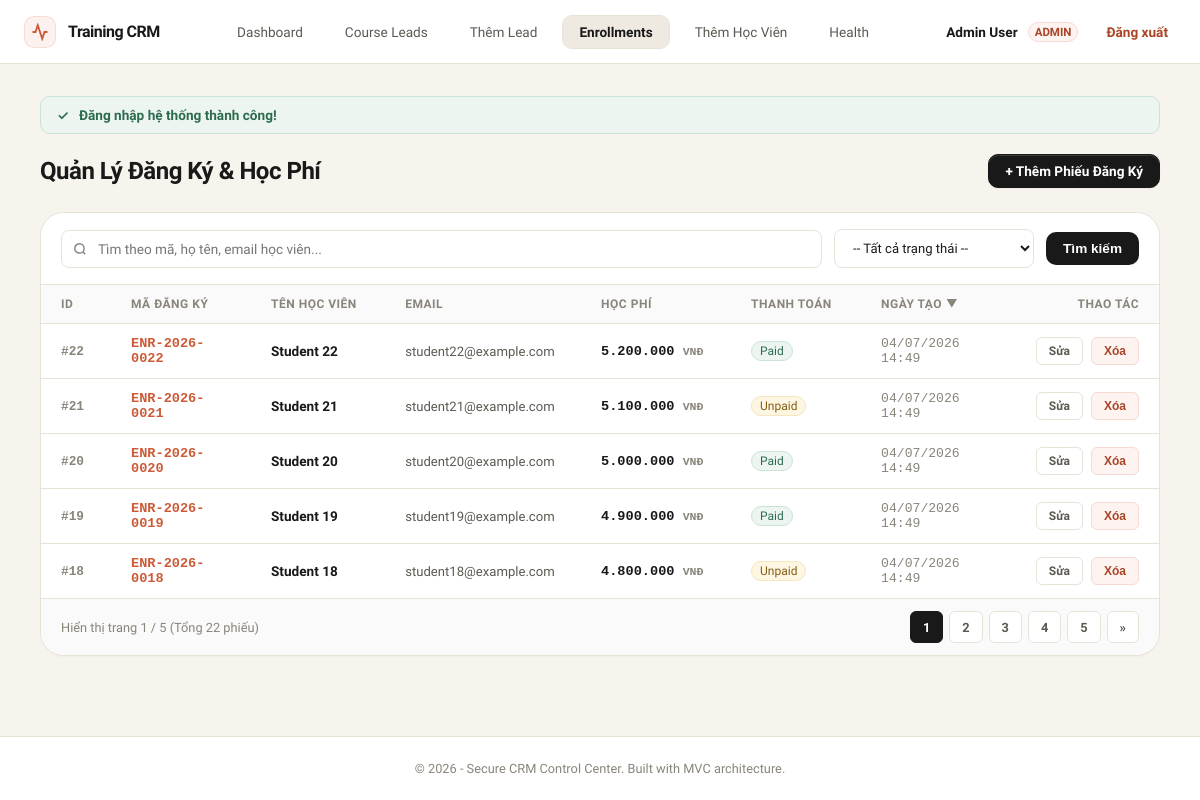
The page /enrollments (signed in) on the database its author committed.
### tables this page shows
CREATE TABLE enrollments (
    id INT AUTO_INCREMENT PRIMARY KEY,
    enrollment_code VARCHAR(50) NOT NULL UNIQUE,
    student_name VARCHAR(100) NOT NULL,
    student_email VARCHAR(150) DEFAULT NULL,
    course_fee DECIMAL(12, 2) NOT NULL DEFAULT 0.00,
    payment_status VARCHAR(50) DEFAULT 'unpaid',
    created_at TIMESTAMP DEFAULT CURRENT_TIMESTAMP,
    updated_at TIMESTAMP DEFAULT CURRENT_TIMESTAMP ON UPDATE CURRENT_TIMESTAMP,
    deleted_at TIMESTAMP NULL DEFAULT NULL,
    INDEX idx_enrollment_status (payment_status),
    INDEX idx_enrollment_code (enrollment_code),
    INDEX idx_enrollment_created (created_at)
);

### app/Core/helpers.php (called while the page is built, shortened)
<?php
if (!function_exists('e')) {
    function e(?string $value): string {
        return htmlspecialchars($value ?? '', ENT_QUOTES | ENT_SUBSTITUTE, 'UTF-8');
    }
}
if (!function_exists('render')) {
    function render(string $view, array $data = []): void {
        extract($data);
        require __DIR__ . '/../Views/' . $view . '.php';
        require __DIR__ . '/../Views/layouts/main.php';
    }
}

### app/Controllers/EnrollmentController.php (called while the page is built, shortened)
<?php
class EnrollmentController
{
    private EnrollmentService $service;
    public function __construct(EnrollmentService $service = null)
    {
        $this->service = $service ?? new EnrollmentService();
    }
    public function index(): void
    {
        $data = $this->service->getEnrollmentList($_GET);
        render('enrollments/index', array_merge(['title' => 'Quản Lý Đăng Ký & Học Phí'], $data));
    }
}

### public/index.php (called while the page is built, shortened)
<?php
spl_autoload_register(function ($class) {
    $prefix = 'App\\';
    $base_dir = __DIR__ . '/../app/';
    $len = strlen($prefix);
    $relative_class = substr($class, $len);
    $file = $base_dir . str_replace('\\', '/', $relative_class) . '.php';
});
require_once __DIR__ . '/../app/Core/helpers.php';
try {
    $router = new Router();
    $router->add('GET', '/', 'HomeController@index');
    $router->add('POST', '/leads/public-store', 'HomeController@publicStore');
    $router->add('GET', '/login', 'AuthController@login');
    $router->add('POST', '/login', 'AuthController@handleLogin');
    $router->add('POST', '/logout', 'AuthController@logout');
    $router->add('GET', '/dashboard', 'DashboardController@index');
    $router->add('GET', '/leads', 'LeadController@index');
    $router->add('GET', '/leads/create', 'LeadController@create');
    $router->add('POST', '/leads/store', 'LeadController@store');
    $router->add('GET', '/leads/edit', 'LeadController@edit');
    $router->add('POST', '/leads/update', 'LeadController@update');
    $router->add('POST', '/leads/delete', 'LeadController@delete');
    $router->add('GET', '/enrollments', 'EnrollmentController@index');
    $router->add('GET', '/enrollments/create', 'EnrollmentController@create');
    $router->add('POST', '/enrollments/store', 'EnrollmentController@store');
    $router->add('GET', '/enrollments/edit', 'EnrollmentController@edit');
    $router->add('POST', '/enrollments/update', 'EnrollmentController@update');
    $router->add('POST', '/enrollments/delete', 'EnrollmentController@delete');
    $router->add('GET', '/health', 'HealthController@index');
    $router->dispatch($_SERVER['REQUEST_METHOD'], $_SERVER['REQUEST_URI']);
} catch (\Throwable $e) {
    http_response_code(500);
    log_message("Exception: " . $e->getMessage() . "\n" . $e->getTraceAsString());
    $appConfig = file_exists(__DIR__ . '/../config/app.php') ? require __DIR__ . '/../config/app.php' : ['debug' => false];
    $errorMessage = ($appConfig['debug'] ?? false) ? $e->getMessage() : 'Đã có lỗi hệ thống xảy ra. Vui lòng liên hệ quản trị viên.';
    render('errors/500', [
        'title' => '500 Internal Error',
        'message' => $errorMessage
    ]);
}

### app/Repositories/EnrollmentRepository.php (called while the page is built, shortened)
<?php
class EnrollmentRepository
{
    private PDO $db;
    public function __construct(PDO $db = null)
    {
        $this->db = $db ?? \App\Core\Database::getInstance();
    }
    public function countAll(string $keyword = '', string $payment_status = ''): int
    {
        $sql = "SELECT COUNT(*) AS total FROM enrollments WHERE deleted_at IS NULL";
        $params = [];
        $stmt = $this->db->prepare($sql);
        $stmt->execute($params);
        return (int)($stmt->fetch()['total'] ?? 0);
    }
    public function getPaginated(string $keyword, string $payment_status, int $limit, int $offset, string $sort = 'created_at', string $direction = 'DESC'): array
    {
        $allowedSort = ['id', 'enrollment_code', 'student_name', 'student_email', 'course_fee', 'payment_status', 'created_at'];
        $direction = strtoupper($direction) === 'ASC' ? 'ASC' : 'DESC';
        $sql = "SELECT * FROM enrollments WHERE deleted_at IS NULL";
        $params = [];
        $sql .= " ORDER BY {$sort} {$direction} LIMIT :limit OFFSET :offset";
        $stmt = $this->db->prepare($sql);
        $stmt->bindValue(':limit', $limit, PDO::PARAM_INT);
        $stmt->bindValue(':offset', $offset, PDO::PARAM_INT);
        $stmt->execute();
        return $stmt->fetchAll();
    }
}

### config/database.php (called while the page is built)
<?php
return [
    'host'     => getenv('DB_HOST') ?: '127.0.0.1',
    'database' => getenv('DB_NAME') ?: 'training_crm',
    'username' => getenv('DB_USER') ?: 'root',
    'password' => getenv('DB_PASS') !== false ? getenv('DB_PASS') : 'root',
    'charset'  => 'utf8mb4',
];

### app/Core/Database.php (called while the page is built, shortened)
<?php
class Database
{
    private static ?PDO $instance = null;
    public static function getInstance(): PDO
    {
        if (self::$instance === null) {
            $config = require __DIR__ . '/../../config/database.php';
            $dsn = "mysql:host={$config['host']};dbname={$config['database']};charset={$config['charset']}";
            self::$instance = new PDO($dsn, $config['username'], $config['password'], [
                PDO::ATTR_ERRMODE => PDO::ERRMODE_EXCEPTION,
                PDO::ATTR_DEFAULT_FETCH_MODE => PDO::FETCH_ASSOC,
                PDO::ATTR_EMULATE_PREPARES => false,
            ]);
        }
        return self::$instance;
    }
}

### app/Services/EnrollmentService.php (called while the page is built, shortened)
<?php
class EnrollmentService
{
    private EnrollmentRepository $repo;
    public function __construct(EnrollmentRepository $repo = null)
    {
        $this->repo = $repo ?? new EnrollmentRepository();
    }
    public function getEnrollmentList(array $query): array
    {
        $keyword = trim($query['q'] ?? '');
        $payment_status = trim($query['payment_status'] ?? '');
        $page = max(1, (int)($query['page'] ?? 1));
        $perPage = 5;
        $sort = trim($query['sort'] ?? 'created_at');
        $direction = trim($query['direction'] ?? 'desc');
        $totalItems = $this->repo->countAll($keyword, $payment_status);
        $totalPages = max(1, (int)ceil($totalItems / $perPage));
        $page = min($page, $totalPages);
        $offset = ($page - 1) * $perPage;
        return [
            'enrollments' => $this->repo->getPaginated($keyword, $payment_status, $perPage, $offset, $sort, $direction),
            'keyword' => $keyword,
            'payment_status' => $payment_status,
            'page' => $page,
            'totalPages' => $totalPages,
            'totalItems' => $totalItems,
            'sort' => $sort,
            'direction' => $direction,
        ];
    }
}

### app/Views/enrollments/index.php (the view, shortened to what this page needs)
<div class="index-header">
    <h1><?= e($title) ?></h1>
    <a href="/enrollments/create" class="btn primary">+ Thêm Phiếu Đăng Ký</a>
</div>
<div class="data-card">
    <div class="data-card-header">
        <form method="GET" action="/enrollments" class="toolbar">
            <div class="search-input-group">
                <input type="text" name="q" value="<?= e($keyword) ?>" placeholder="Tìm theo mã, họ tên, email học viên...">
            </div>
            <div class="filter-group">
                <select name="payment_status">
                    <option value="">-- Tất cả trạng thái --</option>
                </select>
            </div>
            <button type="submit" class="btn btn-search">Tìm kiếm</button>
        </form>
    </div>
    <div class="table-core">
        <table>
            <thead>
                <tr>
                    <?php
                    $toggleDirection = ($direction === 'asc') ? 'desc' : 'asc';
                    $headers = [
                        'id' => 'ID',
                        'enrollment_code' => 'Mã Đăng Ký',
                        'student_name' => 'Tên Học Viên',
                        'student_email' => 'Email',
                        'course_fee' => 'Học Phí',
                        'payment_status' => 'Thanh Toán',
                        'created_at' => 'Ngày tạo'
                    ];
                    foreach ($headers as $col => $label):
                        $isActive = ($sort === $col);
                        $arrow = '';
                        if ($isActive) {
                            $arrow = ($direction === 'asc') ? ' ▲' : ' ▼';
                        }
                        $sortUrl = "/enrollments?q=" . urlencode($keyword) . "&payment_status=" . urlencode($payment_status) . "&sort={$col}&direction=" . ($isActive ? $toggleDirection : 'asc');
                        $thStyle = '';
                        if ($col === 'id') $thStyle = 'style="width: 70px; white-space: nowrap;"';
                        elseif ($col === 'enrollment_code') $thStyle = 'style="width: 140px; white-space: nowrap;"';
                        elseif ($col === 'student_name') $thStyle = 'style="white-space: nowrap;"';
                        elseif ($col === 'student_email') $thStyle = 'style="max-width: 220px; white-space: nowrap;"';
                        elseif ($col === 'course_fee') $thStyle = 'style="width: 150px; white-space: nowrap;"';
                        elseif ($col === 'payment_status') $thStyle = 'style="width: 130px; white-space: nowrap;"';
                        elseif ($col === 'created_at') $thStyle = 'style="width: 150px; white-space: nowrap;"';
                    ?>
                        <th <?= $thStyle ?>>
                            <a href="<?= $sortUrl ?>" style="color: inherit; text-decoration: none; display: flex; align-items: center; gap: 4px; white-space: nowrap;">
                                <?= e($label) ?><span style="font-size: 0.7rem;"><?= $arrow ?></span>
                            </a>
                        </th>
                    <?php endforeach; ?>
                    <th class="text-right">Thao tác</th>
                </tr>
            </thead>
            <tbody>
                <?php if (empty($enrollments)): ?>
                    <tr>
                        <td colspan="8" class="text-center text-muted" style="padding: 30px;">Không có dữ liệu phù hợp.</td>
                    </tr>
                <?php else: ?>
                    <?php foreach ($enrollments as $item): ?>
                        <tr>
                            <td style="font-family: var(--font-mono); font-size: 0.8rem; color: var(--text-muted); font-weight: 600;">#<?= e((string)$item['id']) ?></td>
                            <td style="font-family: var(--font-mono); font-weight: 700; color: var(--accent);"><?= e($item['enrollment_code']) ?></td>
                            <td style="white-space: nowrap; font-weight: 600; color: var(--text-main);"><?= e($item['student_name']) ?></td>
                            <td style="font-size: 0.82rem; color: var(--text-secondary); max-width: 220px; overflow: hidden; text-overflow: ellipsis; white-space: nowrap;" title="<?= e($item['student_email'] ?: '') ?>"><?= e($item['student_email'] ?: '-') ?></td>
                            <td style="font-family: var(--font-mono); font-weight: 700; color: var(--text-main);"><?= e(number_format($item['course_fee'], 0, ',', '.')) ?> <span style="font-size: 0.72rem; font-weight: 600; color: var(--text-muted);">VNĐ</span></td>
                            <td>
                                <?php
                                $statusClass = 'badge-other';
                                if ($item['payment_status'] === 'unpaid') $statusClass = 'badge-pending';
                                elseif ($item['payment_status'] === 'paid') $statusClass = 'badge-completed';
                                elseif ($item['payment_status'] === 'refunded') $statusClass = 'badge-female';
                                elseif ($item['payment_status'] === 'cancelled') $statusClass = 'badge-cancelled';
                                ?>
                                <span class="badge <?= $statusClass ?>"><?= ucfirst(e($item['payment_status'])) ?></span>
                            </td>
                            <td style="font-family: var(--font-mono); font-size: 0.82rem; color: var(--text-muted);"><?= e(date('d/m/Y H:i', strtotime($item['created_at']))) ?></td>
                            <td class="text-right">
                                <div class="actions-wrapper">
                                    <a href="/enrollments/edit?id=<?= e((string)$item['id']) ?>" class="btn edit-btn">Sửa</a>
                                    <form method="POST" action="/enrollments/delete" style="display: inline;" onsubmit="return confirm('Bạn có chắc chắn muốn xóa phiếu đăng ký này?');">
                                        <button type="submit" class="btn danger-btn">Xóa</button>
                                    </form>
                                </div>
                            </td>
                        </tr>
                    <?php endforeach; ?>
                <?php endif; ?>
            </tbody>
        </table>
    </div>
    <?php if ($totalPages > 1): ?>
        <div class="data-card-footer">
            <div class="pagination">
                <span class="text-muted" style="font-size: 0.8rem;">
                    Hiển thị trang <?= e((string)$page) ?> / <?= e((string)$totalPages) ?> (Tổng <?= e((string)$totalItems) ?> phiếu)
                </span>
                <div class="page-numbers">
                    <?php for ($i = 1; $i <= $totalPages; $i++): ?>
                        <a href="/enrollments?page=<?= $i ?>&q=<?= urlencode($keyword) ?>&payment_status=<?= urlencode($payment_status) ?>&sort=<?= e($sort) ?>&direction=<?= e($direction) ?>" class="page-link <?= $page === $i ? 'active' : '' ?>">
                            <?= $i ?>
                        </a>
                    <?php endfor; ?>
                    <?php if ($page < $totalPages): ?>
                        <a href="/enrollments?page=<?= $page + 1 ?>&q=<?= urlencode($keyword) ?>&payment_status=<?= urlencode($payment_status) ?>&sort=<?= e($sort) ?>&direction=<?= e($direction) ?>" class="page-link">&raquo;</a>
                    <?php endif; ?>
                </div>
            </div>
        </div>
    <?php endif; ?>
</div>

### app/Core/Router.php (shortened to what this page needs)
<?php
class Router
{
    private array $routes = [];
    public function add(string $method, string $path, string $handler): void
    {
        $this->routes[] = [
            'method' => strtoupper($method),
            'path' => $path,
            'handler' => $handler
        ];
    }
    public function dispatch(string $method, string $uri): void
    {
        $method = strtoupper($method);
        $parts = parse_url($uri);
        $path = $parts['path'] ?? '/';
        foreach ($this->routes as $route) {
            if ($route['path'] === $path) {
                if ($route['method'] === $method) {
                    [$controllerName, $action] = explode('@', $route['handler']);
                    $className = "App\\Controllers\\" . $controllerName;
                    if (class_exists($className)) {
                        $controller = new $className();
                        if (method_exists($controller, $action)) {
                            $controller->$action();
                            return;
                        }
                    }
                    throw new \Exception("Handler {$route['handler']} not found.");
                }
            }
        }
        exit;
    }
}

### rows shown on the page
enrollments: id "22", enrollment_code "ENR-2026-0022", student_name "Student 22", student_email "student22@example.com", course_fee "5.200.000", payment_status "Paid", created_at "04/07/2026 14:49"
enrollments: id "21", enrollment_code "ENR-2026-0021", student_name "Student 21", student_email "student21@example.com", course_fee "5.100.000", payment_status "Unpaid", created_at "04/07/2026 14:49"
enrollments: id "20", enrollment_code "ENR-2026-0020", student_name "Student 20", student_email "student20@example.com", course_fee "5.000.000", payment_status "Paid", created_at "04/07/2026 14:49"
enrollments: id "19", enrollment_code "ENR-2026-0019", student_name "Student 19", student_email "student19@example.com", course_fee "4.900.000", payment_status "Paid", created_at "04/07/2026 14:49"
enrollments: id "18", enrollment_code "ENR-2026-0018", student_name "Student 18", student_email "student18@example.com", course_fee "4.800.000", payment_status "Unpaid", created_at "04/07/2026 14:49"

### other values the page prints
$label "ID"
$label "MÃ ĐĂNG KÝ"
$label "TÊN HỌC VIÊN"
$label "EMAIL"
$label "HỌC PHÍ"
$label "THANH TOÁN"
$label "NGÀY TẠO"
$arrow "▼"
$page "1"
$totalPages "5"
$totalItems "22"
